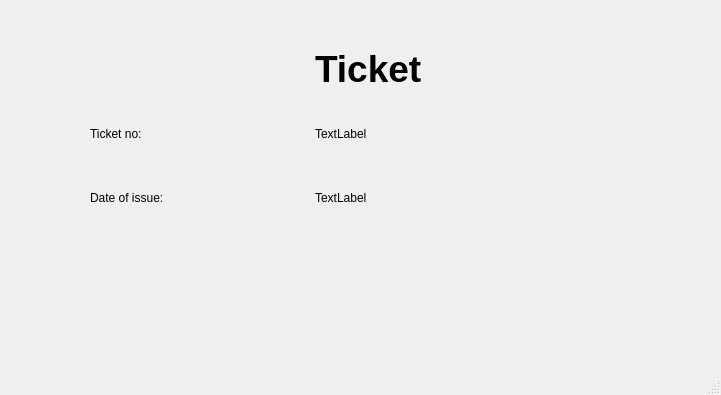
<?xml version="1.0" encoding="UTF-8"?>
<ui version="4.0">
 <class>Emergency</class>
 <widget class="QMainWindow" name="Emergency">
  <property name="geometry">
   <rect>
    <x>0</x>
    <y>0</y>
    <width>721</width>
    <height>395</height>
   </rect>
  </property>
  <property name="windowTitle">
   <string>MainWindow</string>
  </property>
  <widget class="QWidget" name="centralwidget">
   <widget class="QWidget" name="gridLayoutWidget">
    <property name="geometry">
     <rect>
      <x>90</x>
      <y>40</y>
      <width>551</width>
      <height>251</height>
     </rect>
    </property>
    <layout class="QGridLayout" name="gridLayout">
     <item row="1" column="1">
      <widget class="QLabel" name="label">
       <property name="font">
        <font>
         <pointsize>28</pointsize>
         <bold>true</bold>
        </font>
       </property>
       <property name="styleSheet">
        <string notr="true">QLineEdit {color: yellow }</string>
       </property>
       <property name="text">
        <string>Ticket</string>
       </property>
      </widget>
     </item>
     <item row="4" column="1">
      <widget class="QLabel" name="label_4">
       <property name="text">
        <string/>
       </property>
      </widget>
     </item>
     <item row="1" column="0">
      <spacer name="horizontalSpacer">
       <property name="orientation">
        <enum>Qt::Horizontal</enum>
       </property>
       <property name="sizeHint" stdset="0">
        <size>
         <width>40</width>
         <height>20</height>
        </size>
       </property>
      </spacer>
     </item>
     <item row="1" column="2">
      <spacer name="horizontalSpacer_2">
       <property name="orientation">
        <enum>Qt::Horizontal</enum>
       </property>
       <property name="sizeHint" stdset="0">
        <size>
         <width>40</width>
         <height>20</height>
        </size>
       </property>
      </spacer>
     </item>
     <item row="2" column="0">
      <widget class="QLabel" name="label_2">
       <property name="text">
        <string>Ticket no:</string>
       </property>
      </widget>
     </item>
     <item row="3" column="0">
      <widget class="QLabel" name="label_3">
       <property name="text">
        <string>Date of issue:</string>
       </property>
      </widget>
     </item>
     <item row="2" column="1">
      <widget class="QLabel" name="label_5">
       <property name="text">
        <string>TextLabel</string>
       </property>
      </widget>
     </item>
     <item row="3" column="1">
      <widget class="QLabel" name="label_6">
       <property name="text">
        <string>TextLabel</string>
       </property>
      </widget>
     </item>
    </layout>
   </widget>
  </widget>
  <widget class="QMenuBar" name="menubar">
   <property name="geometry">
    <rect>
     <x>0</x>
     <y>0</y>
     <width>721</width>
     <height>25</height>
    </rect>
   </property>
  </widget>
  <widget class="QStatusBar" name="statusbar"/>
 </widget>
 <resources/>
 <connections/>
</ui>
